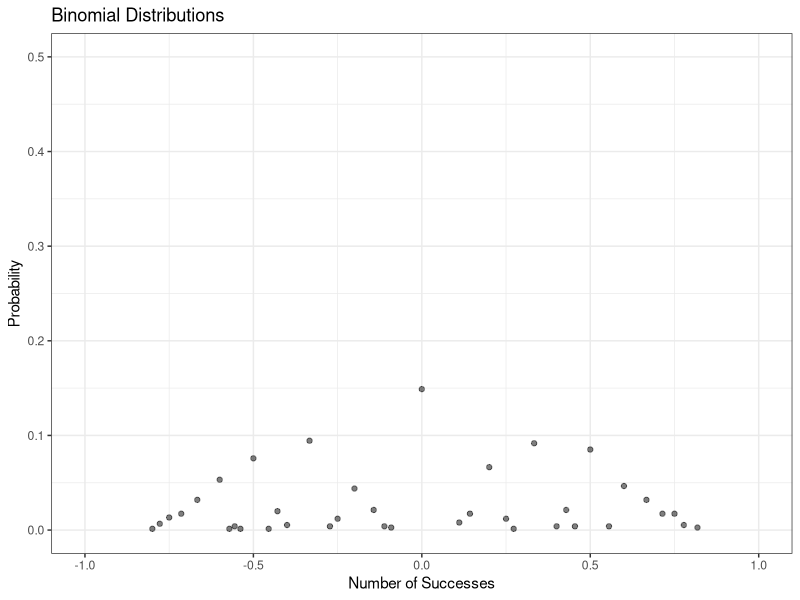
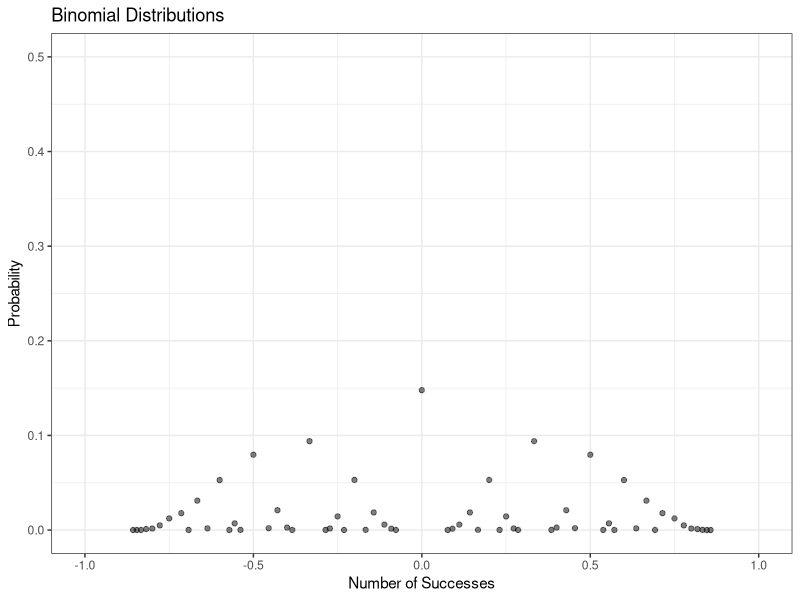
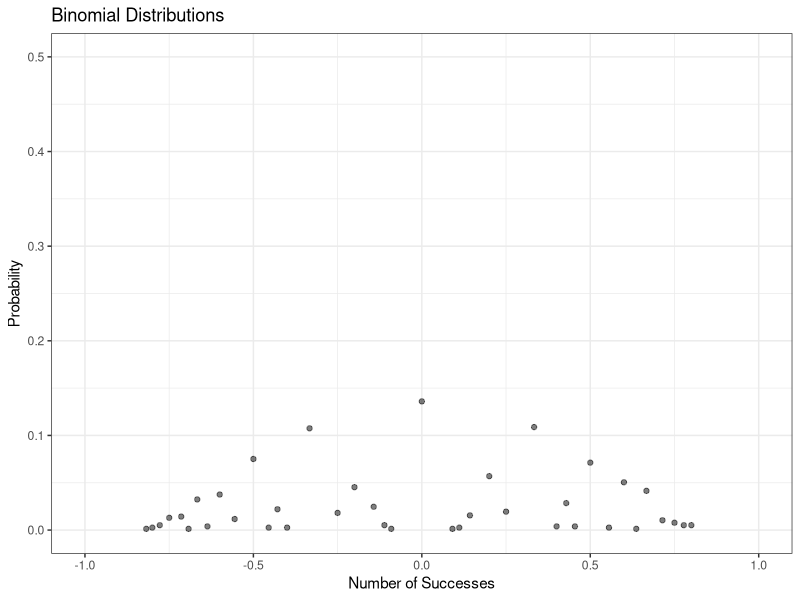
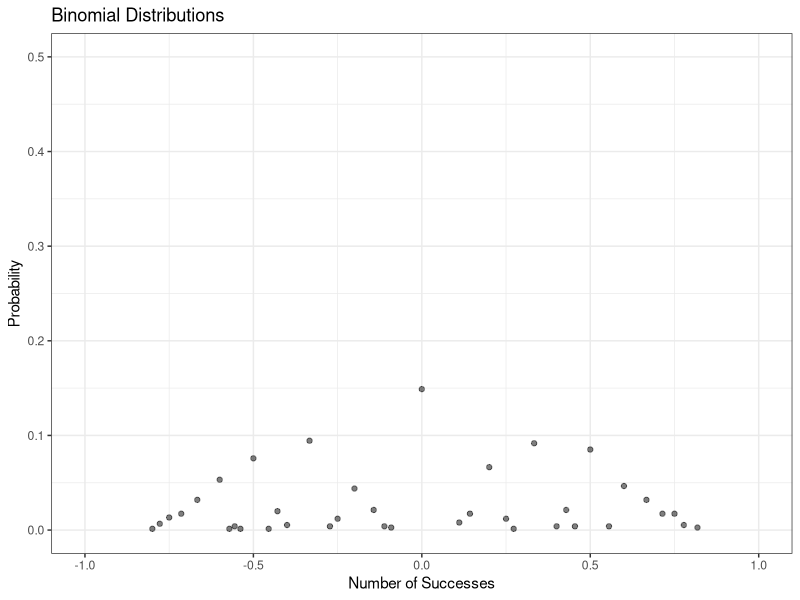

These figures' R source, in order:
## ---- chunk 1
max_depth <- 200
average_pois <- 5
number_of_sites <- 1000

read_depth_pos <- seq(2,max_depth)
pois_distr <- dpois(read_depth_pos,average_pois)

read_depth_disrt_pois <- sample(read_depth_pos,number_of_sites,replace = TRUE, prob = pois_distr)
as.data.frame(table(read_depth_disrt_pois))


## ---- chunk 2
max_depth <- 200
average_exp <- 4
number_of_sites <- 1000

read_depth_exp <- seq(2,max_depth)
exp_distr <- dexp(read_depth_exp,1/average_exp)


read_depth_distr_exp <- sample(read_depth_exp,number_of_sites,replace = TRUE, prob = exp_distr)
read_depth_distr_exp <- ceiling(rexp(number_of_sites,1/average_exp)) + 1

as.data.frame(table(read_depth_distr_exp))

## ---- chunk 3
snp_simulator_2n_4n <- function(current_ploidy, read_depth_table,central_prop) {
  
  
  # Define biallelic frequencies for different ploidies
  biallelic_freqs_diploid <- list(c(0.5, 0.5))
  biallelic_freqs_triploid <- list(c(0.33, 0.66))
  biallelic_freqs_tetraploid <- list(c(0.5,0.5),c(0.25, 0.75))
  

  # Get corresponding biallelic frequencies
  if (current_ploidy == 2) {
    biallelic_freqs <- biallelic_freqs_diploid
    all_props <- snp_gen_non_tetraploid(biallelic_freqs, read_depth_table)
  } else if (current_ploidy == 3) {
    biallelic_freqs <- biallelic_freqs_triploid
    all_props <- snp_gen_non_tetraploid(biallelic_freqs, read_depth_table)
  } else if (current_ploidy == 4){
    biallelic_freqs <- biallelic_freqs_tetraploid
    all_props <- snp_gen_tetraploid(biallelic_freqs, read_depth_table,central_prop)
  }
  colnames(all_props) <- c("read_depth","reads_a","reads_b","prop_a","prop_b")
  all_props$prop_diff <- all_props$prop_a - all_props$prop_b
  return(all_props)
}


snp_gen_non_tetraploid <- function(biallelic_freqs, read_depth_table) {
  # Initialize empty matrix to store allele proportions
  #all_props <- matrix(nrow = n_sites, ncol = 5)
  all_props <- data.frame()
  
  # Simulate for each SNP site
  for (i in 1:nrow(read_depth_table)) {
    read_depth <- read_depth_table[i,1]
    read_depth_freq <- read_depth_table[i,2]
    #print(biallelic_freqs[[1]])
    
    for (site in 1:read_depth_freq) {
      # Sample alleles based on frequencies
      alleles <- sample(c("A", "B"), size = read_depth, prob = biallelic_freqs[[1]], replace = TRUE)
      
      alleles_a <- sum(alleles == "A")
      alleles_b <- sum(alleles == "B")
      
      # Estimate allele proportions
      prop_a <- alleles_a / read_depth
      prop_b <- alleles_b / read_depth  
      
      all_props <- rbind(all_props,c(read_depth,alleles_a,alleles_b,prop_a, prop_b))
    }
  }
  # Return allele proportions
  return(all_props)
}


snp_gen_tetraploid <- function(biallelic_freqs, read_depth_table, central_prop) {
  # Initialize empty matrix to store allele proportions
  #all_props <- matrix(nrow = n_sites, ncol = 5)
  
  out_ward_prop <- (1-central_prop)
  all_props <- data.frame()
  
  # Simulate for each SNP site
  for (i in 1:nrow(read_depth_table)) {
    read_depth <- read_depth_table[i,1]
    read_depth_freq <- read_depth_table[i,2]
    
    biallelic_type_tbl <- table(sample(c("c", "o"), size = read_depth_freq, prob = c(central_prop,out_ward_prop), replace = TRUE))
    
    read_depth_c <- biallelic_type_tbl["c"]
    read_depth_o <- biallelic_type_tbl["o"]
    #print(biallelic_freqs[[1]])
    
    if (!is.na(read_depth_c)) {
      for (site in 1:read_depth_c) {
        # Sample alleles based on frequencies
        alleles <- sample(c("A", "B"), size = read_depth, prob = biallelic_freqs[[1]], replace = TRUE)
        
        alleles_a <- sum(alleles == "A")
        alleles_b <- sum(alleles == "B")
        
        # Estimate allele proportions
        prop_a <- alleles_a / read_depth
        prop_b <- alleles_b / read_depth  
        
        all_props <- rbind(all_props,c(read_depth,alleles_a,alleles_b,prop_a, prop_b))
      }
    }
    #print(!is.na(read_depth_o))
    if (!is.na(read_depth_o)) {
      for (site in 1:read_depth_o) {
        # Sample alleles based on frequencies
        alleles <- sample(c("A", "B"), size = read_depth, prob = biallelic_freqs[[2]], replace = TRUE)
        
        alleles_a <- sum(alleles == "A")
        alleles_b <- sum(alleles == "B")
        
        # Estimate allele proportions
        prop_a <- alleles_a / read_depth
        prop_b <- alleles_b / read_depth  
        
        all_props <- rbind(all_props,c(read_depth,alleles_a,alleles_b,prop_a, prop_b))
      }
    }
  }
  # Return allele proportions
  return(all_props)
}

## ---- chunk 4
max_depth <- 200
average_pois <- 5
number_of_sites <- 1000

read_depth_pos <- seq(2,max_depth)
pois_distr <- dpois(read_depth_pos,average_pois)

read_depth_disrt_pois <- sample(read_depth_pos,number_of_sites,replace = TRUE, prob = pois_distr)
#as.data.frame(table(read_depth_disrt_pois))

pois_depth_distr <- as.data.frame(table(read_depth_disrt_pois))
pois_depth_distr$read_depth_disrt_pois <- as.numeric(as.character(pois_depth_distr$read_depth_disrt_pois))
pois_depth_distr
## ---- chunk 5
current_ploidy <- 4
read_depth_table <- pois_depth_distr
central_prop <- 0.2

tetraplod_test <- snp_simulator_2n_4n(current_ploidy, read_depth_table,central_prop)

inversion_vector <- sample(c(-1,1), size = length(tetraplod_test$prop_diff),replace = TRUE)
tetraplod_test$prop_diff <- tetraplod_test$prop_diff * inversion_vector

tetraplod_test_table <- as.data.frame(table(tetraplod_test$prop_diff))
tetraplod_test_table$Var1 <- as.numeric(as.character(tetraplod_test_table$Var1))

tetraplod_test_table <- tetraplod_test_table[!(tetraplod_test_table$Var1 %in% c(-1,1)),]

tetraplod_test_table$probs <- tetraplod_test_table$Freq/sum(tetraplod_test_table$Freq)



## ---- chunk 6

library(ggplot2)


# Plot the distributions
ggplot(tetraplod_test_table, aes(x = Var1, y = probs)) +
  geom_point(alpha = 0.5) +  # Line for first distribution  
  labs(title = "Binomial Distributions", 
       x = "Number of Successes", 
       y = "Probability") +
  xlim(-1,1) + 
  ylim(0,0.5) +
  #scale_x_continuous(breaks = seq(0, max(c(n1, n2)), 5)) +  # Adjust x-axis breaks for clarity
  theme_bw()  # Use black and white theme

## ---- chunk 7
compute_base_probability_table <- function(max_read_depth,peak_probs_list){
  
  probability_table <- data.frame()
  
  for (read_depth in c(2:max_read_depth)){
    for (peak_prob_name in names(peak_probs_list)){
      data_r <-restricted_freq_distr_viable(read_depth, peak_probs_list[[peak_prob_name]])
      data_r$peak_type <- peak_prob_name
      #data_r$read_depth <- read_depth
      probability_table <- rbind(probability_table, data_r)
    }
  }
  return(probability_table)
}



restricted_freq_distr_viable <- function(read_depth, peak_probs){
  reads_a <- seq(1,read_depth-1,1)
  reads_b <- seq(read_depth-1,1,-1)
  
  # Strong future optimization of this double binom estimation 
  read_binom_probs_a <- dbinom(reads_a,size = read_depth, prob = peak_probs[1])
  read_binom_probs_b <- dbinom(reads_a,size = read_depth, prob = peak_probs[2])
  
  final_freqs <- (reads_a - reads_b) / read_depth
  
  final_freqs_probs <- (read_binom_probs_a + read_binom_probs_b ) / (sum(read_binom_probs_a,read_binom_probs_b))
  
  final_df <- data.frame(read_depth = read_depth, reads_a = reads_a , reads_b = reads_b,freqs = final_freqs, probs = final_freqs_probs)
  
  return(final_df)
  
}

compute_pmf_probs <- function(base_prob_table, read_depth_distr, central_prop){
  read_depth_table <- as.data.frame(table(read_depth_distr))
  read_depth_table$depth_prob <- read_depth_table$Freq / sum(read_depth_table$Freq) 
  
  out_ward_prop <- (1-central_prop)
  
  
  filtered_base_table <- base_prob_table[base_prob_table$read_depth %in% read_depth_table$read_depth_distr,]
  
  filtered_base_table[filtered_base_table$peak_type == "0.5_0.5",c("probs")] <- filtered_base_table[filtered_base_table$peak_type == "0.5_0.5",c("probs")] * central_prop

  filtered_base_table[filtered_base_table$peak_type == "0.25_0.75",c("probs")] <- filtered_base_table[filtered_base_table$peak_type == "0.25_0.75",c("probs")] * out_ward_prop
  
  
  filtered_base_table <- merge(filtered_base_table, read_depth_table, by.x = "read_depth", by.y = "read_depth_distr", all.x = TRUE)
  
  filtered_base_table$corrected_probs <- filtered_base_table$probs * filtered_base_table$depth_prob
  
  final_weights <- aggregate(corrected_probs ~ freqs, filtered_base_table, FUN = sum)
  
  # I rest 1 at the end because read depths of 1 get ignored.....
  #final_weights$probs <- final_weights$probs / (length(read_depth_table$read_depth_distr))
  
  return(final_weights)
}

simple_pmf_function <- function(x, final_pmf_weights){
  if (x %in% final_pmf_weights$freqs){
    return(final_pmf_weights[final_pmf_weights$freqs == x, c("probs")])
  }else{
    return(0)
  }
}

modified_pmf_function <- 

simple_cdf_func <- function(x,weights) {
  # Check if weights is a data frame with columns 'freqs' and 'probs'
  if (!all(c("freqs", "probs") %in% names(weights))) {
    stop("weights must be a data frame with columns 'freqs' and 'probs'")
  }
  
  # Sort weights by 'freqs' in ascending order
  weights <- weights[order(weights$freqs), ]

  
  cdf_probs <-c()
  
  for (val in x){
    #print(val)
    # Initialize cumulative probability
    cdf <- 0
    # Loop through weights and calculate cumulative sum
    for (i in 1:nrow(weights)) {
      if (weights$freqs[i] <= val) {
        cdf <- cdf + weights$probs[i]
      } else {
        cdf_probs <- c(cdf_probs,cdf)
        break  # Stop iterating when freqs exceed x
      }
    }
    #print("Precheck")
    #print(weights$freqs[-1])
    if (val >= tail(weights$freqs,n=1)){
      cdf_probs <- c(cdf_probs,1)       
    }
  }
  return(cdf_probs)
}
## ---- chunk 8
max_read_depth <- 500
peak_probs_list <- list("0.25_0.75"= c(0.25,0.75),"0.5_0.5" = c(0.5,0.5))

base_probability_test <- compute_base_probability_table(max_read_depth,peak_probs_list)
## ---- chunk 9
#read_depth_distr <- ceiling(rexp(1000,1/4)) + 1
#read_depth_distr <- read_depth_disrt_pois
read_depth_distr <- tetraplod_test[!(tetraplod_test$prop_diff %in% c(-1,1)),"read_depth"]

central_prop <- 0.2

final_pmf_weights_test <- compute_pmf_probs(base_probability_test, read_depth_distr, central_prop)
sum(final_pmf_weights_test$corrected_probs)
## ---- chunk 10
# Plot the distributions
ggplot(final_pmf_weights_test, aes(x = freqs, y = corrected_probs)) +
  geom_point(alpha = 0.5) +  # Line for first distribution  
  labs(title = "Binomial Distributions", 
       x = "Number of Successes", 
       y = "Probability") +
  xlim(-1,1) + 
  ylim(0,0.5) +
  #scale_x_continuous(breaks = seq(0, max(c(n1, n2)), 5)) +  # Adjust x-axis breaks for clarity
  theme_bw()  # U
## ---- chunk 11
size <- 772

#sampled_freqs <- c(final_pmf_weights_test$freqs,-1,1)
#sampled_probs <- c((final_pmf_weights_test$corrected_probs)*0.8,0.1,0.1)

sampled_freqs <- c(final_pmf_weights_test$freqs)
sampled_probs <- c((final_pmf_weights_test$corrected_probs))


sample_from_theo <- sample(sampled_freqs, size = size, replace = TRUE, prob = sampled_probs)

sample_from_theo_tbl <- as.data.frame(table(sample_from_theo))
sample_from_theo_tbl$probs <- sample_from_theo_tbl$Freq/sum(sample_from_theo_tbl$Freq)

sample_from_theo_tbl$freqs <- as.numeric(as.character(sample_from_theo_tbl$sample_from_theo))

## ---- chunk 12
# Plot the distributions
ggplot(sample_from_theo_tbl, aes(x = freqs, y = probs)) +
  geom_point(alpha = 0.5) +  # Line for first distribution  
  labs(title = "Binomial Distributions", 
       x = "Number of Successes", 
       y = "Probability") +
  xlim(-1,1) + 
  ylim(0,0.5) +
  #scale_x_continuous(breaks = seq(0, max(c(n1, n2)), 5)) +  # Adjust x-axis breaks for clarity
  theme_bw()  # U
## ---- chunk 13
# Plot the distributions
ggplot(tetraplod_test_table, aes(x = Var1, y = probs)) +
  geom_point(alpha = 0.5) +  # Line for first distribution  
  labs(title = "Binomial Distributions", 
       x = "Number of Successes", 
       y = "Probability") +
  xlim(-1,1) + 
  ylim(0,0.5) +
  #scale_x_continuous(breaks = seq(0, max(c(n1, n2)), 5)) +  # Adjust x-axis breaks for clarity
  theme_bw()  # Use black and white theme

## ---- chunk 14
read_depth <- 10
reads_a <- seq(1,read_depth-1,1)
reads_b <- seq(read_depth-1,1,-1)

# Strong future optimization of this double binom estimation 
read_binom_probs_a <- dbinom(reads_a,size = read_depth, prob = c(0.25,0.75))
read_binom_probs_b <- dbinom(reads_a,size = read_depth, prob = c(0.5,0.5))

sum(read_binom_probs_a)
sum(read_binom_probs_b)
